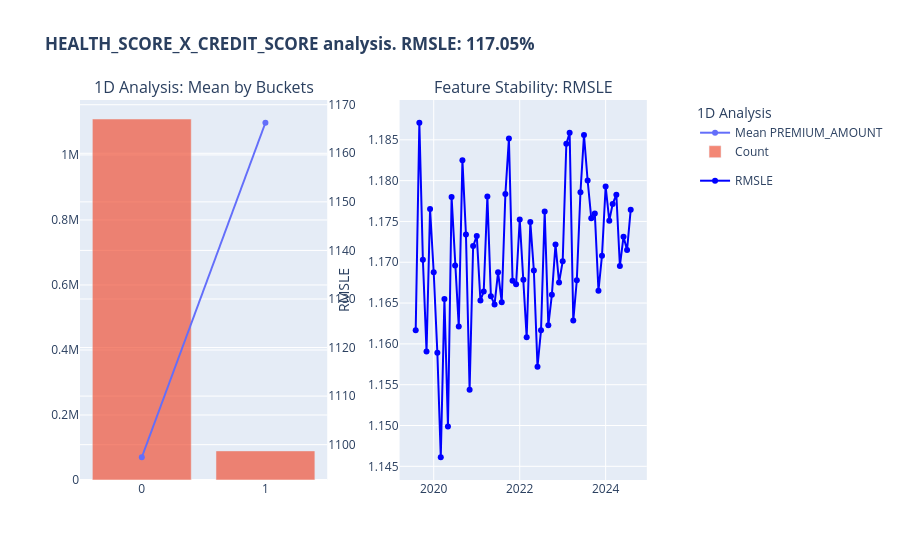

Notebook source saved alongside this figure:
### Code cell
fig__health_score_x_credit_score = feature_analysis(data, 'HEALTH_SCORE_X_CREDIT_SCORE', 'PREMIUM_AMOUNT', 'POLICY_START_DATE')['fig']

save_chart(fig__health_score_x_credit_score, 'HEALTH_SCORE_X_CREDIT_SCORE', FIGURES_DIR / 'eda' / 'features_analysis_1d', vs_wide)
fig__health_score_x_credit_score.show(**vs_wide)

### Figure 1 — Plotly figure (JSON) as saved in the notebook; plotly's stock layout.template omitted (floating-point values rounded to 4 significant figures)
{"data": [{"legendgroup": "legend1", "mode": "lines+markers", "name": "Mean PREMIUM_AMOUNT", "x": ["0", "1"], "y": [1097.0, 1166.0], "type": "scatter", "xaxis": "x", "yaxis": "y2"}, {"legendgroup": "legend1", "name": "Count", "opacity": 0.7, "x": ["0", "1"], "y": [1110498, 89502], "type": "bar", "xaxis": "x", "yaxis": "y"}, {"legendgroup": "legend2", "line": {"color": "blue", "width": 2}, "mode": "lines+markers", "name": "RMSLE", "x": ["2019-08", "2019-09", "2019-10", "2019-11", "2019-12", "2020-01", "2020-02", "2020-03", "2020-04", "2020-05", "2020-06", "2020-07", "2020-08", "2020-09", "2020-10", "2020-11", "2020-12", "2021-01", "2021-02", "2021-03", "2021-04", "2021-05", "2021-06", "2021-07", "2021-08", "2021-09", "2021-10", "2021-11", "2021-12", "2022-01", "2022-02", "2022-03", "2022-04", "2022-05", "2022-06", "2022-07", "2022-08", "2022-09", "2022-10", "2022-11", "2022-12", "2023-01", "2023-02", "2023-03", "2023-04", "2023-05", "2023-06", "2023-07", "2023-08", "2023-09", "2023-10", "2023-11", "2023-12", "2024-01", "2024-02", "2024-03", "2024-04", "2024-05", "2024-06", "2024-07", "2024-08"], "y": [1.162, 1.187, 1.17, 1.159, 1.177, 1.169, 1.159, 1.146, 1.166, 1.15, 1.178, 1.17, 1.162, 1.183, 1.173, 1.154, 1.172, 1.173, 1.165, 1.166, 1.178, 1.166, 1.165, 1.169, 1.165, 1.178, 1.185, 1.168, 1.167, 1.175, 1.168, 1.161, 1.175, 1.169, 1.157, 1.162, 1.176, 1.162, 1.166, 1.172, 1.168, 1.17, 1.185, 1.186, 1.163, 1.168, 1.179, 1.186, 1.18, 1.175, 1.176, 1.167, 1.171, 1.179, 1.175, 1.177, 1.178, 1.17, 1.173, 1.171, 1.176], "type": "scatter", "xaxis": "x2", "yaxis": "y3"}], "layout": {"xaxis": {"anchor": "y", "domain": [0.0, 0.41]}, "yaxis": {"anchor": "x", "domain": [0.0, 1.0]}, "yaxis2": {"anchor": "x", "overlaying": "y", "side": "right"}, "xaxis2": {"anchor": "y3", "domain": [0.53, 0.94]}, "yaxis3": {"anchor": "x2", "domain": [0.0, 1.0], "title": {"text": "RMSLE"}, "tickformat": ".3f"}, "yaxis4": {"anchor": "x2", "overlaying": "y3", "side": "right"}, "annotations": [{"font": {"size": 16}, "showarrow": false, "text": "1D Analysis: Mean by Buckets", "x": 0.205, "xanchor": "center", "xref": "paper", "y": 1.0, "yanchor": "bottom", "yref": "paper"}, {"font": {"size": 16}, "showarrow": false, "text": "Feature Stability: RMSLE", "x": 0.735, "xanchor": "center", "xref": "paper", "y": 1.0, "yanchor": "bottom", "yref": "paper"}], "legend": {"title": {"text": "1D Analysis"}, "y": 1}, "legend2": {"title": {"text": "Feature Stability"}, "y": 1}, "title": {"text": "<b>HEALTH_SCORE_X_CREDIT_SCORE analysis. RMSLE: 117.05%"}}}
